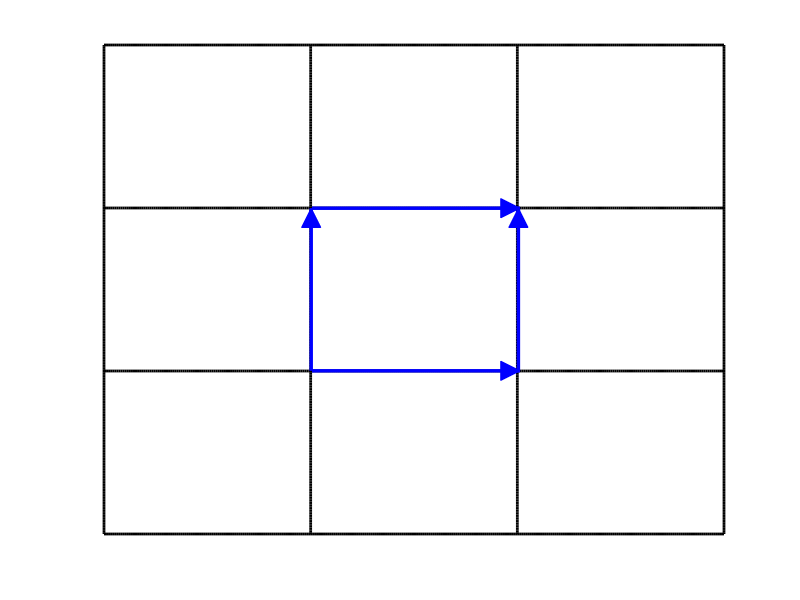

Recreate this plot in MATLAB. (Note: this script raises an error after producing the figure.)
close all
clear
clc

x=0:0.01:3;
y=ones(size(x));
plot(x,y,'k','LineWidth',2)
hold on
plot(y,x,'k','LineWidth',2)
plot(x,0.*y,'k','LineWidth',2)
plot(0.*y,x,'k','LineWidth',2)
plot(x,2.*y,'k','LineWidth',2)
plot(2.*y,x,'k','LineWidth',2)
plot(x,3.*y,'k','LineWidth',2)
plot(3.*y,x,'k','LineWidth',2)
annotation('arrow',[0.39 0.65],[0.382 0.382],'LineWidth',2.5,'LineStyle','-','color',[0 0 1],'HeadStyle','plain');
annotation('arrow',[0.39 0.65],[0.653 0.653],'LineWidth',2.5,'LineStyle','-','color',[0 0 1],'HeadStyle','plain');
annotation('arrow',[0.389 0.389],[0.382 0.653],'LineWidth',2.5,'LineStyle','-','color',[0 0 1],'HeadStyle','plain');
annotation('arrow',[0.648 0.648],[0.382 0.653],'LineWidth',2.5,'LineStyle','-','color',[0 0 1],'HeadStyle','plain');

set(gca,'xtick',[],'xticklabel',[])
set(gca,'ytick',[],'yticklabel',[])

gtext('K_i');
gtext('K_{i_1}');
gtext('K_{i_2}');
gtext('K_{i_3}');
gtext('K_{i_4}');

gtext('e_{i_1}');
gtext('e_{i_2}');
gtext('e_{i_3}');
gtext('e_{i_4}');
